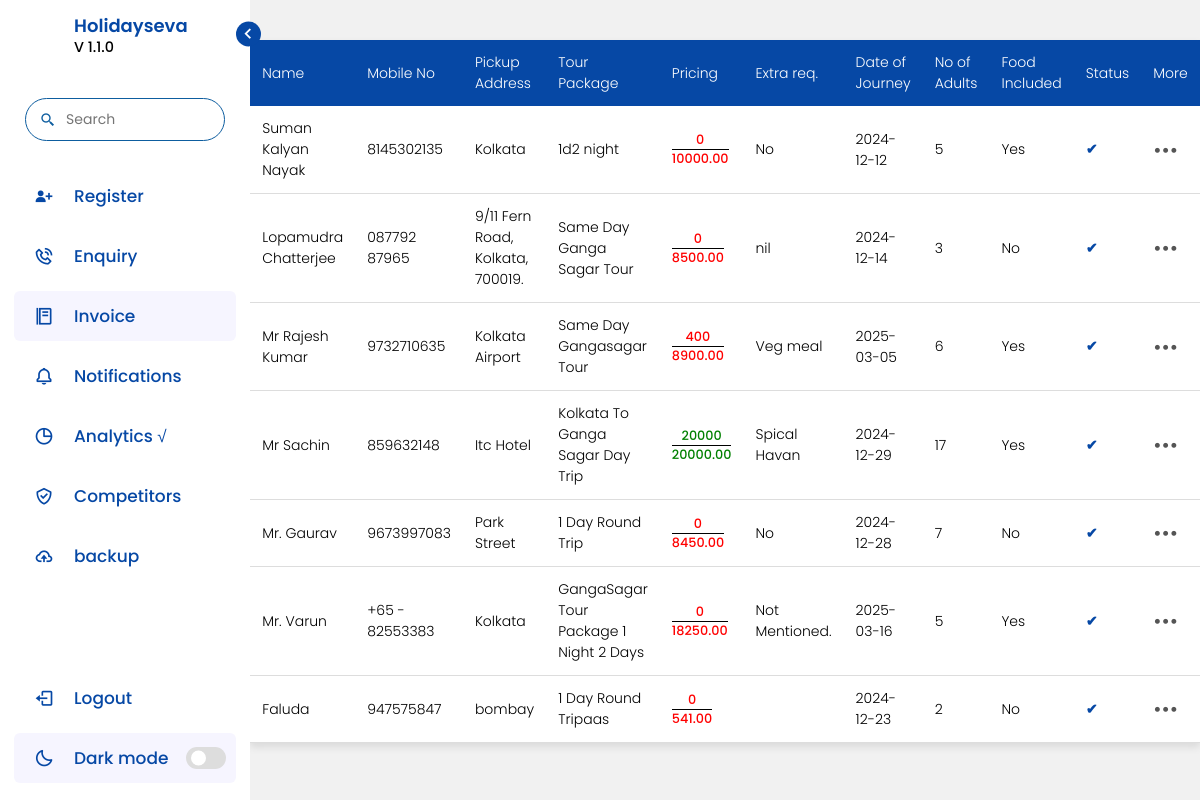
/invoice.php, run on an earlier commit of the app's database.
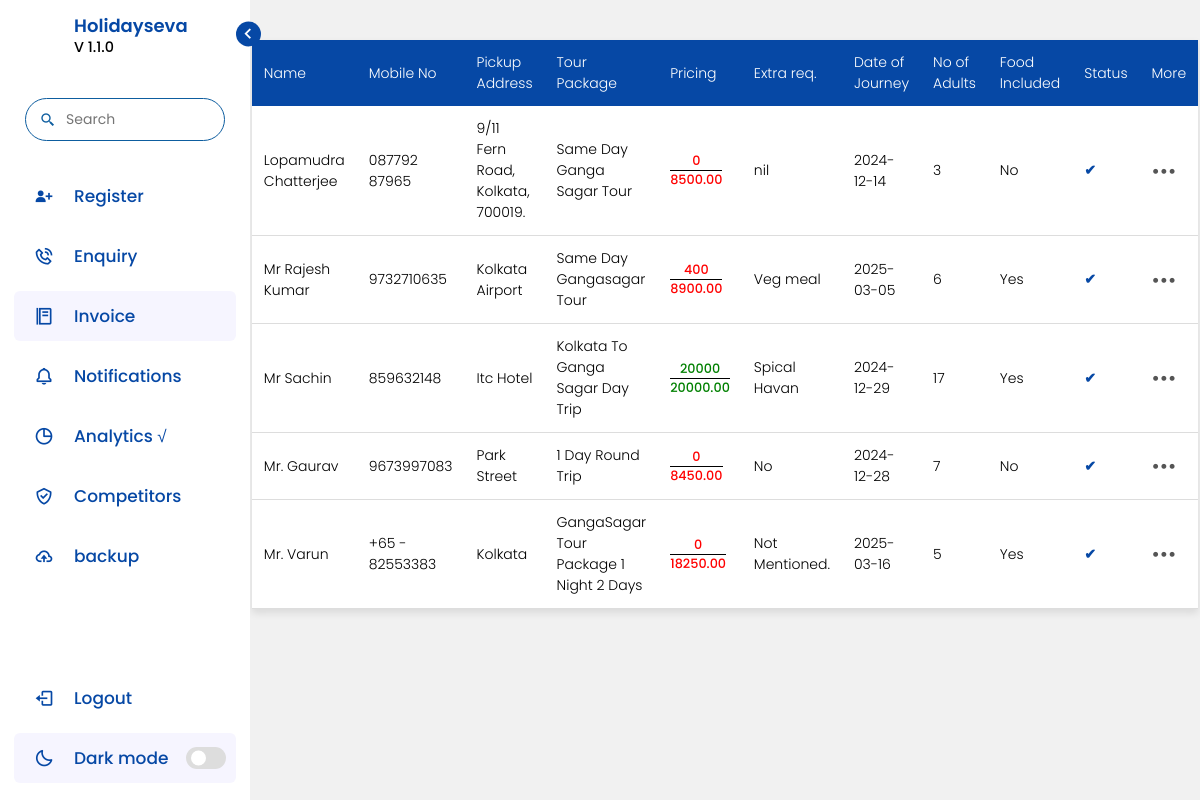
And on a later commit of the database.
### tables this page shows
CREATE TABLE `invoice_data` (
  `id` int(11) NOT NULL,
  `customer_name` varchar(100) DEFAULT NULL,
  `mobile_no` varchar(15) DEFAULT 'Not Available',
  `customer_email_id` varchar(200) DEFAULT NULL,
  `pickup_address` varchar(255) DEFAULT 'Not Provided',
  `drop_address` varchar(255) DEFAULT 'Not Provided',
  `tour_package` varchar(255) DEFAULT 'NA',
  `pricing` decimal(10,2) DEFAULT '0.00',
  `token_paid` decimal(10,0) NOT NULL DEFAULT '0',
  `special_requirements` varchar(255) DEFAULT 'NA',
  `date_of_journey` date DEFAULT NULL,
  `date_of_return` date DEFAULT NULL,
  `no_of_adults` int(11) DEFAULT '0',
  `no_of_children` int(3) NOT NULL,
  `meal_plan` varchar(255) DEFAULT 'NA',
  `cars_provided` varchar(20) DEFAULT 'NA',
  `no_of_cars` int(11) DEFAULT '1',
  `food_included` varchar(10) DEFAULT 'No',
  `hotel_used` varchar(255) DEFAULT 'Not Required',
  `hotel_room_details` varchar(255) DEFAULT NULL,
  `booking_status` varchar(20) DEFAULT 'Not Confirm',
  `registration_date` timestamp NOT NULL DEFAULT CURRENT_TIMESTAMP
);

### invoice.php (the view, shortened to what the changed rows need)
<?php
require 'database.php';
$records = $conn->query("SELECT * FROM invoice_data WHERE booking_status = 'Confirmed'");
?>
<!DOCTYPE html>
<html lang="en">
<head>
</head>
<body>
    <?php include('navigation.php'); ?>
    <section class="home">
        <table style="width: 90%; margin: 40px auto; border-collapse: collapse; font-size: 14px; background-color: #fff; box-shadow: 0 4px 8px rgba(0, 0, 0, 0.1);">
            <thead>
                <tr style="background-color:#0648a5; color: white;">
                   <tr style="background-color:#0648a5; color: white;">
                    <th style="padding: 12px; text-align: left;font-weight:300;">Name</th>
                    <th style="padding: 12px; text-align: left;font-weight:300;">Mobile No</th>
                    <th style="padding: 12px; text-align: left;font-weight:300;">Pickup Address</th>
                    <th style="padding: 12px; text-align: left;font-weight:300;">Tour Package</th>
                    <th style="padding: 12px; text-align: left;font-weight:300;">Pricing</th>
                    <th style="padding: 12px; text-align: left;font-weight:300;">Extra req.</th>
                    <th style="padding: 12px; text-align: left;font-weight:300;">Date of Journey</th>
                    <th style="padding: 12px; text-align: left;font-weight:300;">No of Adults</th>
                    <th style="padding: 12px; text-align: left;font-weight:300;">Food Included</th>
                    <th style="padding: 12px; text-align: left;font-weight:300;">Status</th>
                    <th style="padding: 12px; text-align: left;font-weight:300;">More</th>
                </tr>
            </thead>
            <tbody>
                <?php
                if ($records && $records->num_rows > 0) {
                    while ($row = $records->fetch_assoc()) {
                        echo "<tr style='border-bottom: 1px solid #ddd;'>";
                        echo "<td style='padding: 12px;font-weight: 300;'>{$row['customer_name']}</td>";
                        echo "<td style='padding: 12px;font-weight: 300;'>{$row['mobile_no']}</td>";
                        echo "<td style='padding: 12px;font-weight: 300;'>{$row['pickup_address']}</td>";
                        echo "<td style='padding: 12px;font-weight: 300;'>{$row['tour_package']}</td>";
                        echo "
                        <td style='padding: 12px;font-weight: 300;font-size:0.8rem !important;'>
                          <span style='display: inline-block; text-align: center; color: " .
                          (($row['token_paid'] == $row['pricing']) ? 'green' : 'red') . ";'>
                            <span style='display: block; font-weight: 500;'>{$row['token_paid']}</span>
                            <span style='display: block; font-weight: 500; border-top: 1px solid #000;'>{$row['pricing']}</span>
                          </span>
                        </td>";
                        echo "<td style='padding: 12px;font-weight: 300;'>{$row['special_requirements']}</td>";
                        echo "<td style='padding: 12px;font-weight: 300;'>{$row['date_of_journey']}</td>";
                        echo "<td style='padding: 12px;font-weight: 300;'>{$row['no_of_adults']}</td>";
                        echo "<td style='padding: 12px;font-weight: 300;'>" . ($row['food_included'] ? 'Yes' : 'No') . "</td>";
                        echo "<td style='padding: 12px;font-weight: 300;'>" . ($row['booking_status'] ? '<span style="color: #0648a5; font-weight: bold;">&#x2714;</span>' : '<span style="color: red; font-weight: bold;">&#x2716;</span>') . "</td>";
                        echo "<td style='padding: 12px;'>
                            <div style='position: relative;'>
                                <button style='background: none; border: none; cursor: pointer; font-size: 20px; color: #555;'
                                        type='button' id='dropdownMenuButton" . $row['id'] . "' onclick='toggleDropdown(" . $row['id'] . ")'>
                                    &#x2022;&#x2022;&#x2022;
                                </button>
                                <ul id='dropdown" . $row['id'] . "' style='position:fixed; top: 30px; left: 80%; z-index: 1000; display: none; background-color: #f9f9f9; border: 1px solid #ddd; border-radius: 8px; box-shadow: 0 2px 6px rgba(0, 0, 0, 0.15); padding: 0; list-style: none;z-index: 3000:;'>
                                    <li style='padding: 10px 20px;'><button onclick='openEditModal({$row['id']})' style='color:black;background:white;border:0.5px solid black;padding:6px 15px;border-radius:0px;'>Edit</button></li>
                                    <li style='padding: 10px 20px;'><a class='dropdown-item' href='inquiry.php?confirm_booking_id=" . $row['id'] . "' style='text-decoration: none; color: #333;'>Confirm</a></li>
                                    <li style='padding: 10px 20px;'><a class='dropdown-item' href='inquiry.php?delete_booking_id=" . $row['id'] . "' style='text-decoration: none; color: #333;'>Delete</a></li>
                                    <li style='padding: 10px 20px;'><a class='dropdown-item' href='invoice.php?download_invoice_id=" . $row['id'] . "' style='text-decoration: none; color: #333;'> Download Invoice</a></li>
                                </ul>
                            </div>
                        </td>";
                        echo "</tr>";
                    }
                } else {
                    echo "<tr><td colspan='12' style='text-align: center;'>No records found.</td></tr>";
                }
                ?>
            </tbody>
        </table>
    </section>
</body>
</html>

What changed in the data, as far as the page shows it:
removed invoice_data: customer_name "Suman Kalyan Nayak", mobile_no "8145302135", pickup_address "Kolkata", tour_package "1d2 night", token_paid "0", pricing "10000.00", special_requirements "No", date_of_journey "2024-12-12", no_of_adults "5", food_included "Yes"
removed invoice_data: customer_name "Faluda", mobile_no "947575847", pickup_address "bombay", tour_package "1 Day Round Tripaas", token_paid "0", pricing "541.00", date_of_journey "2024-12-23", no_of_adults "2", food_included "No"
